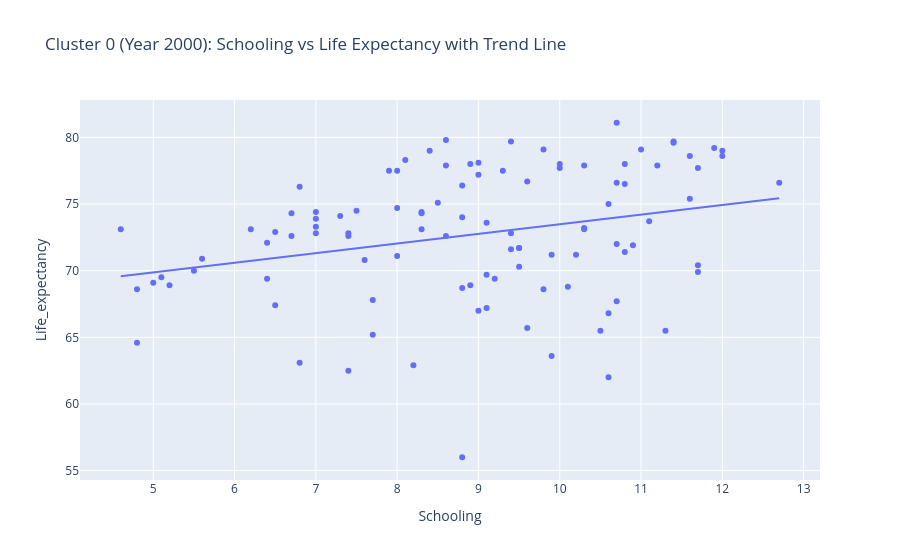

Source (notebook cell):
### Code cell
df_2000_c0 = df_grouped[
    (df_grouped["Year"] == 2000) &
    (df_grouped["Cluster"] == "0")
]

fig = px.scatter(
    df_2000_c0,
    x="Schooling",
    y="Life_expectancy",
    hover_name="Country",
    trendline="ols",
    title="Cluster 0 (Year 2000): Schooling vs Life Expectancy with Trend Line"
)
fig.show() #Create scatter plots with trend lines to visualize the relationship between 'Schooling' and 'Life_expectancy' for Cluster 0 in the years 2000 and 2015. The first plot will show the relationship for the year 2000, while the second plot will show the relationship for the year 2015. Each plot will have appropriate labels, titles, and a trend line to indicate the overall trend in the data. Finally, both plots will be displayed using fig.show().

### Figure 1 — Plotly figure (JSON) as saved in the notebook; plotly's stock layout.template omitted (floating-point values rounded to 4 significant figures)
{"data": [{"hovertemplate": "<b>%{hovertext}</b><br><br>Schooling=%{x}<br>Life_expectancy=%{y}<extra></extra>", "hovertext": ["Albania", "Antigua and Barbuda", "Argentina", "Armenia", "Australia", "Austria", "Azerbaijan", "Bahamas, The", "Bahrain", "Barbados", "Belarus", "Belgium", "Belize", "Bolivia", "Bosnia and Herzegovina", "Brunei Darussalam", "Bulgaria", "Canada", "Chile", "Costa Rica", "Croatia", "Cuba", "Cyprus", "Czechia", "Denmark", "Dominican Republic", "Ecuador", "Egypt, Arab Rep.", "El Salvador", "Estonia", "Fiji", "Finland", "France", "Georgia", "Germany", "Greece", "Grenada", "Guyana", "Hungary", "Iceland", "Iraq", "Ireland", "Israel", "Italy", "Jamaica", "Japan", "Jordan", "Kazakhstan", "Kiribati", "Kuwait", "Kyrgyz Republic", "Latvia", "Lebanon", "Libya", "Lithuania", "Luxembourg", "Malaysia", "Malta", "Mexico", "Micronesia, Fed. Sts.", "Moldova", "Mongolia", "Montenegro", "Netherlands", "New Zealand", "Nicaragua", "North Macedonia", "Norway", "Panama", "Peru", "Poland", "Portugal", "Qatar", "Romania", "Russian Federation", "Samoa", "Saudi Arabia", "Serbia", "Seychelles", "Singapore", "Slovak Republic", "Slovenia", "South Africa", "Spain", "St. Lucia", "St. Vincent and the Grenadines", "Suriname", "Sweden", "Switzerland", "Syrian Arab Republic", "Tajikistan", "Tonga", "Trinidad and Tobago", "Turkiye", "Turkmenistan", "Ukraine", "United Arab Emirates", "United Kingdom", "United States", "Uruguay", "Uzbekistan", "Vanuatu", "Venezuela, RB"], "legendgroup": "", "marker": {"color": "#636efa", "symbol": "circle"}, "mode": "markers", "name": "", "orientation": "v", "showlegend": false, "type": "scatter", "x": [8.8, 7.0, 9.1, 10.8, 11.9, 9.0, 10.6, 10.9, 8.3, 9.0, 8.9, 10.0, 10.1, 7.4, 7.0, 8.3, 9.5, 11.0, 8.8, 8.0, 9.4, 9.6, 10.0, 10.6, 10.7, 6.4, 7.0, 4.8, 5.2, 11.7, 9.6, 9.3, 9.8, 11.7, 11.2, 8.6, 7.4, 7.7, 10.2, 9.4, 5.0, 10.8, 12.0, 8.6, 7.3, 10.7, 9.5, 10.5, 6.8, 6.2, 9.8, 9.5, 7.5, 5.6, 10.7, 10.3, 8.6, 8.1, 6.7, 4.8, 9.0, 8.2, 10.3, 10.8, 11.6, 5.1, 6.5, 12.0, 8.5, 8.0, 11.1, 6.8, 7.9, 9.9, 11.3, 8.8, 6.7, 9.4, 7.4, 8.9, 10.3, 11.6, 8.8, 8.4, 7.0, 7.6, 7.7, 11.4, 11.4, 4.6, 10.6, 9.1, 9.2, 5.5, 9.9, 10.7, 8.3, 11.7, 12.7, 8.0, 9.1, 6.5, 6.4], "xaxis": "x", "y": [74.0, 73.9, 73.6, 71.4, 79.2, 78.1, 66.8, 71.9, 74.4, 77.2, 68.9, 77.7, 68.8, 62.5, 74.4, 73.1, 71.7, 79.1, 76.4, 77.5, 72.8, 76.7, 78.0, 75.0, 76.6, 69.4, 72.8, 68.6, 68.9, 70.4, 65.7, 77.5, 79.1, 69.9, 77.9, 77.9, 72.6, 65.2, 71.2, 79.7, 69.1, 76.5, 79.0, 79.8, 74.1, 81.1, 71.7, 65.5, 63.1, 73.1, 68.6, 70.3, 74.5, 70.9, 72.0, 77.9, 72.6, 78.3, 74.3, 64.6, 67.0, 62.9, 73.2, 78.0, 78.6, 69.5, 72.9, 78.6, 75.1, 71.1, 73.7, 76.3, 77.5, 71.2, 65.5, 68.7, 72.6, 71.6, 72.8, 78.0, 73.1, 75.4, 56.0, 79.0, 73.3, 70.8, 67.8, 79.6, 79.7, 73.1, 62.0, 69.7, 69.4, 70.0, 63.6, 67.7, 74.3, 77.7, 76.6, 74.7, 67.2, 67.4, 72.1], "yaxis": "y"}, {"hovertemplate": "<b>OLS trendline</b><br>Life_expectancy = 0.724043 * Schooling + 66.248<br>R<sup>2</sup>=0.080306<br><br>Schooling=%{x}<br>Life_expectancy=%{y} <b>(trend)</b><extra></extra>", "legendgroup": "", "marker": {"color": "#636efa", "symbol": "circle"}, "mode": "lines", "name": "", "showlegend": false, "type": "scatter", "x": [4.6, 4.8, 4.8, 5.0, 5.1, 5.2, 5.5, 5.6, 6.2, 6.4, 6.4, 6.5, 6.5, 6.7, 6.7, 6.8, 6.8, 7.0, 7.0, 7.0, 7.0, 7.3, 7.4, 7.4, 7.4, 7.5, 7.6, 7.7, 7.7, 7.9, 8.0, 8.0, 8.0, 8.1, 8.2, 8.3, 8.3, 8.3, 8.4, 8.5, 8.6, 8.6, 8.6, 8.8, 8.8, 8.8, 8.8, 8.9, 8.9, 9.0, 9.0, 9.0, 9.1, 9.1, 9.1, 9.2, 9.3, 9.4, 9.4, 9.4, 9.5, 9.5, 9.5, 9.6, 9.6, 9.8, 9.8, 9.9, 9.9, 10.0, 10.0, 10.1, 10.2, 10.3, 10.3, 10.3, 10.5, 10.6, 10.6, 10.6, 10.7, 10.7, 10.7, 10.7, 10.8, 10.8, 10.8, 10.9, 11.0, 11.1, 11.2, 11.3, 11.4, 11.4, 11.6, 11.6, 11.7, 11.7, 11.7, 11.9, 12.0, 12.0, 12.7], "xaxis": "x", "y": [69.58, 69.72, 69.72, 69.87, 69.94, 70.01, 70.23, 70.3, 70.74, 70.88, 70.88, 70.95, 70.95, 71.1, 71.1, 71.17, 71.17, 71.32, 71.32, 71.32, 71.32, 71.53, 71.61, 71.61, 71.61, 71.68, 71.75, 71.82, 71.82, 71.97, 72.04, 72.04, 72.04, 72.11, 72.19, 72.26, 72.26, 72.26, 72.33, 72.4, 72.47, 72.47, 72.47, 72.62, 72.62, 72.62, 72.62, 72.69, 72.69, 72.76, 72.76, 72.76, 72.84, 72.84, 72.84, 72.91, 72.98, 73.05, 73.05, 73.05, 73.13, 73.13, 73.13, 73.2, 73.2, 73.34, 73.34, 73.42, 73.42, 73.49, 73.49, 73.56, 73.63, 73.71, 73.71, 73.71, 73.85, 73.92, 73.92, 73.92, 74.0, 74.0, 74.0, 74.0, 74.07, 74.07, 74.07, 74.14, 74.21, 74.28, 74.36, 74.43, 74.5, 74.5, 74.65, 74.65, 74.72, 74.72, 74.72, 74.86, 74.94, 74.94, 75.44], "yaxis": "y"}], "layout": {"legend": {"tracegroupgap": 0}, "title": {"text": "Cluster 0 (Year 2000): Schooling vs Life Expectancy with Trend Line"}, "xaxis": {"anchor": "y", "domain": [0, 1], "title": {"text": "Schooling"}}, "yaxis": {"anchor": "x", "domain": [0, 1], "title": {"text": "Life_expectancy"}}}}
